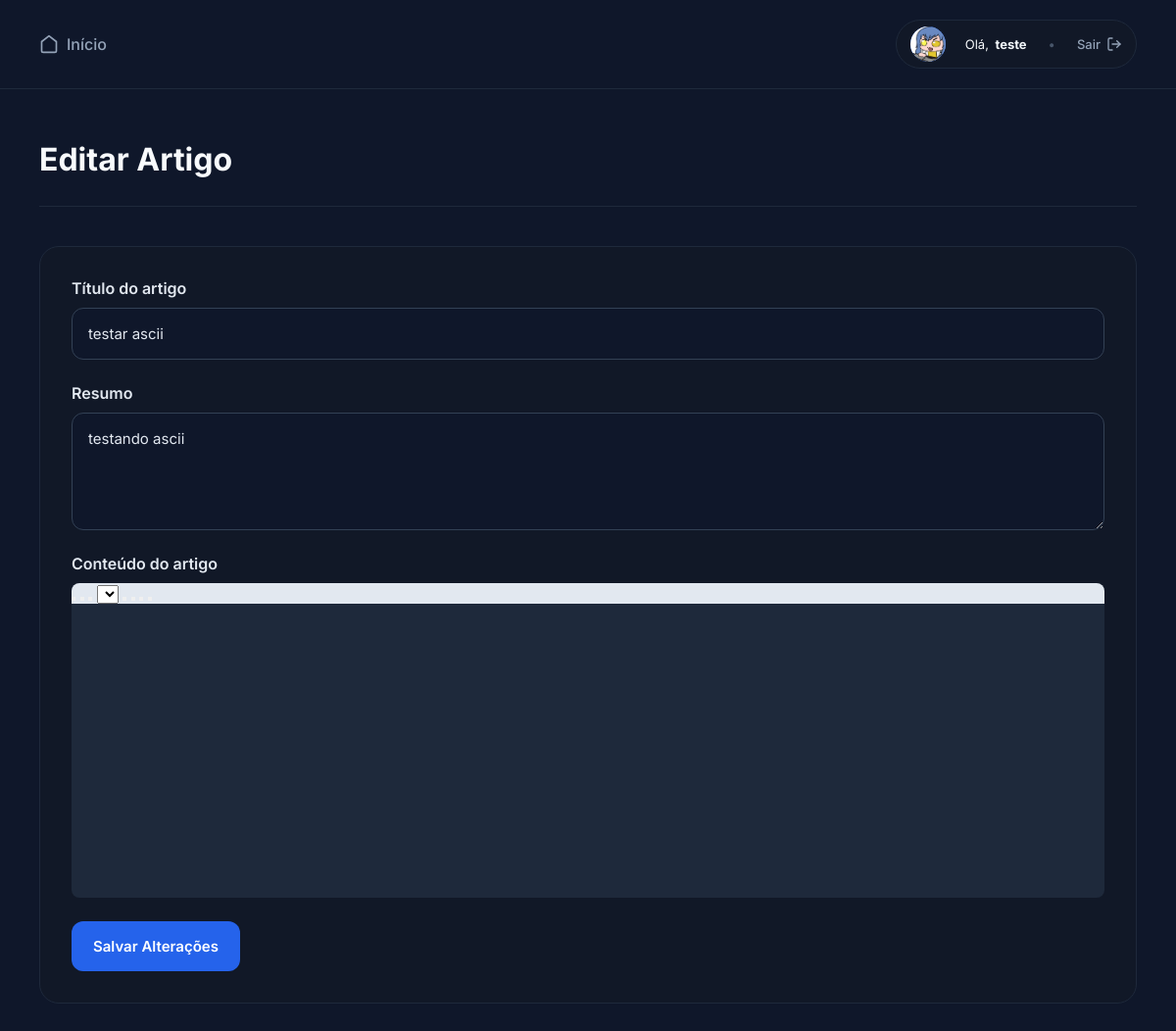
/cms/admin/editar-post.php?id=25 (signed in), run on an earlier commit of the app's database.
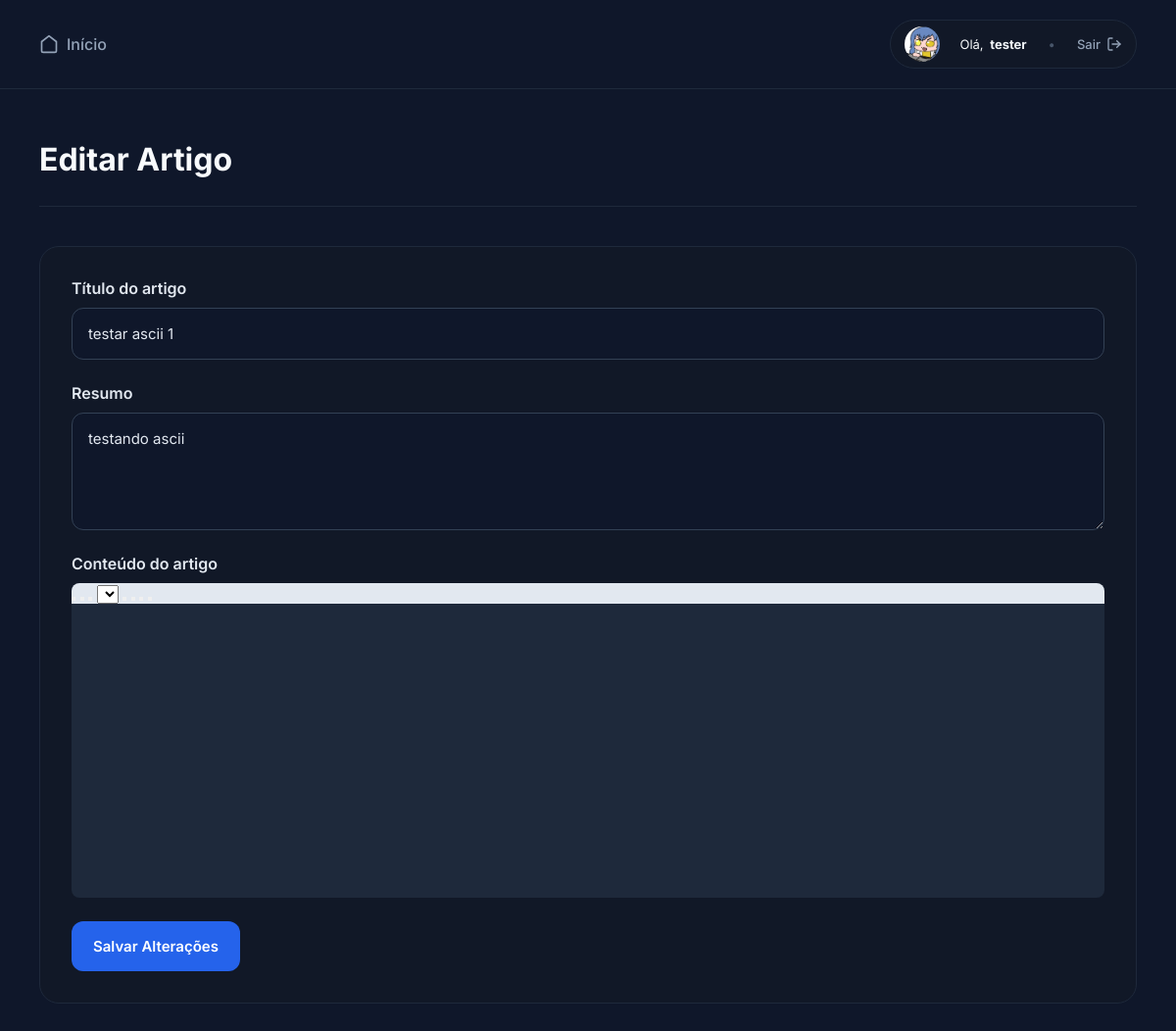
And on a later commit of the database.
### tables this page shows
CREATE TABLE `posts` (
  `id` int(11) NOT NULL,
  `usuario_id` int(11) NOT NULL,
  `data_publicacao` timestamp NOT NULL DEFAULT current_timestamp(),
  `titulo` varchar(255) NOT NULL,
  `resumo` text NOT NULL,
  `conteudo` longtext DEFAULT NULL,
  `tags` varchar(255) DEFAULT NULL
);

### cms/admin/editar-post.php (the view, shortened to what this page needs)
<?php
require_once("../config/database.php");
include("../includes/header.php");
$id_post = filter_input(INPUT_GET, 'id', FILTER_SANITIZE_NUMBER_INT);
$id_logado = $_SESSION["usuario_id"];
$sql = "SELECT * FROM posts WHERE id = ? AND usuario_id = ?";
$stmt = mysqli_prepare($conn, $sql);
mysqli_stmt_bind_param($stmt, "ii", $id_post, $id_logado);
mysqli_stmt_execute($stmt);
$post = mysqli_fetch_assoc(mysqli_stmt_get_result($stmt));
?>
<link href="https://cdn.quilljs.com/1.3.6/quill.snow.css" rel="stylesheet">
<main class="conteudo-admin">
    <div class="topo-pagina">
        <h2>Editar Artigo</h2>
    </div>
    <div class="card-formulario">
        <form action="../processes/editar-postp.php" method="POST" id="form-post" onsubmit="prepararFormulario()">
            <div class="grupo-formulario">
                <label for="titulo">Título do artigo</label>
                <input type="text" id="titulo" name="titulo" value="<?= htmlspecialchars($post['titulo']); ?>" required>
            </div>
            <div class="grupo-formulario">
                <label for="resumo">Resumo</label>
                <textarea id="resumo" name="resumo" rows="4" required><?= htmlspecialchars($post['resumo']); ?></textarea>
            </div>
            <div class="grupo-formulario">
                <label>Conteúdo do artigo</label>
                <div id="toolbar" style="background: #e2e8f0; border-radius: 8px 8px 0 0;">
                    <button class="ql-bold"></button>
                    <button class="ql-italic"></button>
                    <button class="ql-underline"></button>
                    <select class="ql-color">
                        <option value="black" selected></option>
                        <option value="white"></option>
                    </select>
                    <button class="ql-align" value=""></button>
                    <button class="ql-align" value="center"></button>
                    <button class="ql-align" value="justify"></button>
                    <button class="ql-align" value="right"></button>
                </div>
                <div id="editor" style="height: 300px; background: #1e293b; color: #ffffff; border-radius: 0 0 8px 8px;"></div>
            </div>
            <button type="submit" class="botao-primario">Salvar Alterações</button>
        </form>
    </div>
</main>
<?php include("../includes/footer.php"); ?>

### cms/includes/topo.php
<header class="header-global" style="display: flex; justify-content: space-between; align-items: center; padding: 20px 40px; background: #0f172a; border-bottom: 1px solid #1e293b;">
    <a href="../admin/index.php" style="color: #94a3b8; text-decoration: none; font-weight: 500; display: flex; align-items: center; gap: 8px;">
        <svg width="20" height="20" viewBox="0 0 24 24" fill="none" stroke="currentColor" stroke-width="2" stroke-linecap="round" stroke-linejoin="round"><path d="M3 9l9-7 9 7v11a2 2 0 0 1-2 2H5a2 2 0 0 1-2-2z"></path></svg>
        Início
    </a>
    <div class="user-badge" style="display: flex; align-items: center; gap: 12px;">
        <div class="user-avatar" style="width: 36px; height: 36px; border-radius: 50%; overflow: hidden; background: #2563eb; display: flex; align-items: center; justify-content: center; color: white; font-weight: bold; font-size: 14px;">
            <?php
            if (!empty($_SESSION['usuario_foto'])): ?>
                <img src="/cms/upload/<?= htmlspecialchars($_SESSION['usuario_foto']); ?>"
                     style="width: 100%; height: 100%; object-fit: cover;">
            <?php else:
                echo isset($_SESSION["usuario_nome"]) ? strtoupper(substr($_SESSION["usuario_nome"], 0, 1)) : 'U';
            endif; ?>
        </div>
        <a href="../admin/perfil.php?u=<?= urlencode($_SESSION['usuario_username'] ?? ''); ?>" class="btn-perfil" style="text-decoration: none; color: #f8fafc;">
            <span>Olá, <strong><?= htmlspecialchars($_SESSION["usuario_nome"] ?? 'Visitante'); ?></strong></span>
        </a>
        <span class="divider" style="color: #475569;">•</span>
        <a href="../processes/logout.php" class="btn-logout" title="Sair do sistema" style="text-decoration: none; color: #94a3b8; display: flex; align-items: center; gap: 6px;">
            <span>Sair</span>
            <svg width="16" height="16" viewBox="0 0 24 24" fill="none" stroke="currentColor" stroke-width="2" stroke-linecap="round" stroke-linejoin="round"><path d="M9 21H5a2 2 0 0 1-2-2V5a2 2 0 0 1 2-2h4"></path><polyline points="16 17 21 12 16 7"></polyline><line x1="21" y1="12" x2="9" y2="12"></line></svg>
        </a>
    </div>
</header>

What changed in the data, as far as the page shows it:
changed posts "testando ascii": titulo "testar ascii" → "testar ascii 1"
Also different on the page:
$_SESSION["usuario_nome"]: "teste" → "tester"
